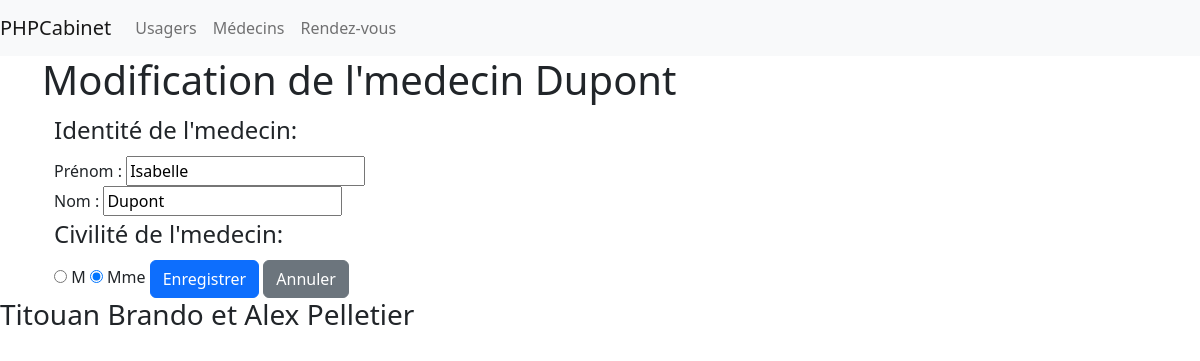
Screenshot of /index.php?action=modifMedecin&id=1 with the database file from the repository.
### tables this page shows
CREATE TABLE Personne (
  idPersonne int NOT NULL AUTO_INCREMENT,
  fonction CHAR(1) NOT NULL,
  nomPersonne VARCHAR(25) NOT NULL,
	prenomPersonne VARCHAR(25)NOT NULL,
  civilite CHAR(1)NOT NULL,
  Adresse VARCHAR(50) NULL,
  code_postal CHAR(5) NULL,
  ville VARCHAR(25) NULL,
  numero_securite CHAR(15) NULL,
  idMedecin INT NULL,
  date_naissance DATE NULL,
  lieu_de_naissance VARCHAR(50) NULL,
	PRIMARY KEY(idPersonne),
  FOREIGN KEY(idMedecin) REFERENCES Personne(idPersonne)
);

### controlleur/medecins.php (called while the page is built, shortened)
<?php
require_once(__DIR__.'/../dao/DaoPersonne.php');
require_once(__DIR__.'/../modele/Medecin.php');
require_once(__DIR__.'/../modele/Personne.php');
class ControlleurMedecin {static function isMedecin($id) {
  $dao = new DAOPersonne(Connexion::getInstance());
  $medecin = $dao->getById($id);
  return $medecin instanceof Medecin;
}
static function modif($id) {
  $dao = new DAOPersonne(Connexion::getInstance());
  $medecin = $dao->getById($id);
  $nom = $medecin->getPersonne()->getNom();
  $prenom = $medecin->getPersonne()->getPrenom();
  $isHomme = $medecin->getPersonne()->getCivilite() == Civilite::H;
  require(__DIR__.'/../vue/modifMedecin.php');
}
}

### dao/DaoPersonne.php (called while the page is built, shortened)
<?php
require_once(__DIR__.'/../modele/Personne.php');
require_once(__DIR__.'/../modele/Medecin.php');
require_once(__DIR__.'/../modele/Civilite.php');
class DaoPersonne implements Dao {
    private Connexion $connexion;
    public function __construct(Connexion $c) {
        $this->connexion=$c;
    }
function getById($cle) {
    $pdo = $this->connexion->getPDO();
    $getById = $pdo->query("SELECT * FROM Personne WHERE idPersonne = $cle");
    $sortie = $getById->fetch(PDO::FETCH_ASSOC);
    $personne = null;
    if ($sortie != false) {
      if ($sortie['fonction']==Fonction::M->name) {
          $personne = new Medecin(new Personne($sortie['nomPersonne'],$sortie['prenomPersonne'],Civilite::valueOf($sortie['civilite'])));
          $personne->getPersonne()->setIdPersonne($sortie['idPersonne']);
      }
    }
    return $personne;
}
}
?>

### modele/Civilite.php (called while the page is built, shortened)
<?php
enum Civilite {
    public static function valueOf(string $nom) :Civilite {
        if($nom == Civilite::H->name) {
            return Civilite::H;
        }else {
            return Civilite::F;
        }
    }
}
?>

### modele/Medecin.php (called while the page is built, shortened)
<?php
class Medecin {
    private Personne $personne;
    public function __construct(Personne $personne) {
        if (!empty($personne)) {
            $this->personne = $personne;
        } else {
            throw new ErrorException("Champ invalide");
        }
    }
	public function getPersonne(): Personne {
		return $this->personne;
	}
}
?>

### modele/Personne.php (called while the page is built, shortened)
<?php
class Personne {
    private String $nom;
    private String $prenom;
    private Civilite $civilite;
    public function __construct(String $nom, String $prenom, Civilite $civilite) {
        if (!empty($nom)||!empty($prenom)||!empty($civilite)) {
            $this->nom=$nom;
            $this->prenom=$prenom;
            $this->civilite=$civilite;
        } else {
            throw new ErrorException("Champ vide");
        }
    }
	public function setIdPersonne(?int $idPersonne): self {
		return $this;
	}
	public function getNom(): string {
		return $this->nom;
	}
	public function getPrenom(): string {
		return $this->prenom;
	}
	public function getCivilite(): Civilite {
		return $this->civilite;
	}
}
?>

### vue/modifMedecin.php (the view, shortened to what this page needs)
<?php $titre = 'Modification '.$nom;
require_once(__DIR__.'/head.php'); ?>
<body>
  <?php
    require('header.php');
  ?>
  <div class="container">
    <h1>Modification de l'medecin <?=$nom?></h1>
    <div class="container">
      <form action="/index.php?action=updateMedecin" method="post">
        <input-field>
        <legend>Identité de l'medecin:</legend>
          <div class="form-group">
            <label for="prenom">Prénom : <input type="text" name="prenom" id="prenom" value="<?= $prenom?>"></label>
          </div>
          <div class="form-group">
            <label for="nom">Nom : <input type="text" name="nom" id="nom" value="<?= $nom?>"></label>
          </div>
          </input-field>
        <input-field class="form-group">
          <legend>Civilité de l'medecin: </legend>
            <input type="radio" name="civilite" id="civiliteM" value="M" <?= $isHomme? 'checked="checked"':''?>>
          <label for="civiliteM">
            M
          </label>
            <input type="radio" name="civilite" id="civiliteMme" value="Mme" <?= $isHomme? '':'checked="checked"'?>>
          <label for="civiliteMme">
            Mme
          </label>
        </input-field>
        <input class="btn btn-primary" type="submit" value="Enregistrer">
        <a href="/index.php?action=detailMedecin&id=<?= $id?>" class="btn btn-secondary">Annuler</a>
      </form>
    </div>
  </div>
</body>
</html>

### rows the page displays
personne: nomPersonne "Dupont", prenom "Isabelle", nom "Dupont"
